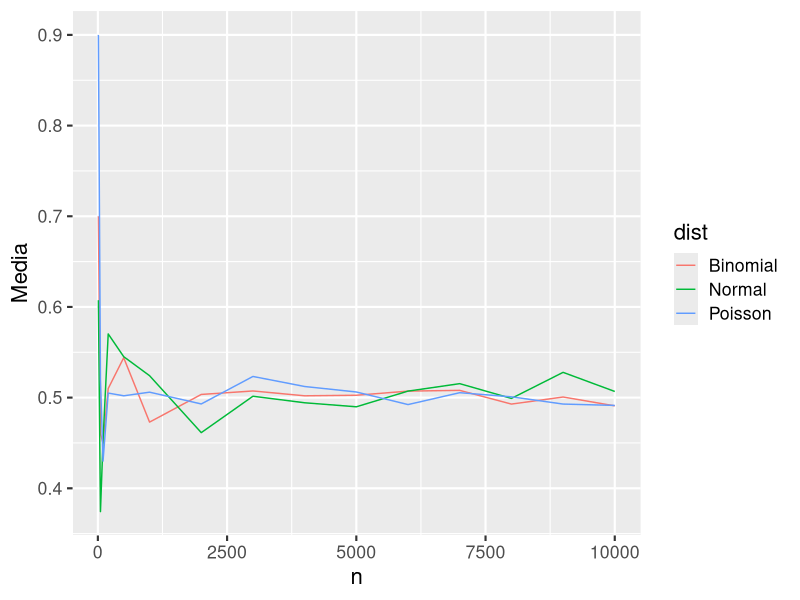

The R source for this figure:
#PROBLEMA 3 BLOQUE 1
#Ley de los grandes números

set.seed(1234)

n = c(10, 50, 100, 200, 500, 1000, 2000, 3000, 4000, 5000,
      6000, 7000, 8000, 9000, 10000)

mean_binom = function(n){
    x = rbinom(n, size =  1, prob = 0.5)
    mean(x)
}
mean_pois = function(n){
    x = rpois(n, lambda = 0.5)
    mean(x)
}
mean_norm = function(n){
    x = rnorm(n, mean = 0.5)
    mean(x)   
}

# Sacamos listas con los resultados de las medias con esas n
meanb = unlist(lapply(n, mean_binom))
meanp = unlist(lapply(n, mean_pois))
meann = unlist(lapply(n, mean_norm))

lgn_dat = data.frame(n = rep(n, 3), 
                     med = c(meanb,meanp,meann),
                     dist = rep(c('Binomial', 'Poisson', 'Normal'),
                                each = length(n)
                     )
)

# Graficamos
library(ggplot2)
ggplot(lgn_dat)+
    geom_line(aes(x = n, y = med, color = dist)) +
    labs(x = 'n', y = 'Media') +
    theme(text = element_text(size = 14)) +
    theme_grey(base_size = 16)


n = c(1:10 * 10 , 1:100 * 100)

#--------------------------------------------------------------------------
# problema 4 BLOQUE 2

# intervalo de confianza usando N se usa cuando los datos distribuyen de cualquier forma. Es para una muestra, quieres aproximarte con un rango al promedio real (poblacional). No conoces sd pero tienes el sd de la muestra. O puedes tener el sd real, idk.

# población y media poblacional
set.seed(10)
n = 500000
poblacion = rpois(n, lambda = 20)
media = mean(poblacion)

# sacamos la muestra de 1000
muestra = sample(poblacion, size = 1000)
media_muestral = mean(muestra)
sd_muestral = sd(muestra)

# tu media muestral tiene un error del 5%
(error = (abs(media_muestral - media)/ media)*100)


#Intervalo de confianza 95%
alpha = 0.05 # Nivel de confianza 95% -> alpha de 0.05
# alpha = error

# z tal que 1-(alpha/2) 
# dividió el error entre los dos lados
z_1alpha2 = qnorm(1 - alpha / 2)   # z_1 - alpha/2

# mu ± Z_ 1-(alp/2)
# promedio masmenos el percentil en el que se cubre la confianza/2
LI = media_muestral - (z_1alpha2 * sd_muestral / sqrt(n))
LD = media_muestral + (z_1alpha2 * sd_muestral / sqrt(n))

cat('Un intervalo de confianza aproximado al ', 100*(1-alpha),
    '% para mu (media) es [', LI, ' , ', LD , ']')

# la media real (poblacional), sí estuvo adentro de ese intervalo


#Intervalo de confianza 95%
alpha = 0.01 # Nivel de confianza 95% -> alpha de 0.05
# alpha = error

# z tal que 1-(alpha/2) 
# dividió el error entre los dos lados
z_1alpha2 = qnorm(1 - alpha / 2)   # z_1 - alpha/2


# ahora lo mismo con una confianza de 99%
LI = media_muestral - (z_1alpha2 * sd_muestral / sqrt(n))
LD = media_muestral + (z_1alpha2 * sd_muestral / sqrt(n))

cat('Un intervalo de confianza aproximado al ', 100*(1-alpha),
    '% para mu (media) es [', LI, ' , ', LD , ']')

